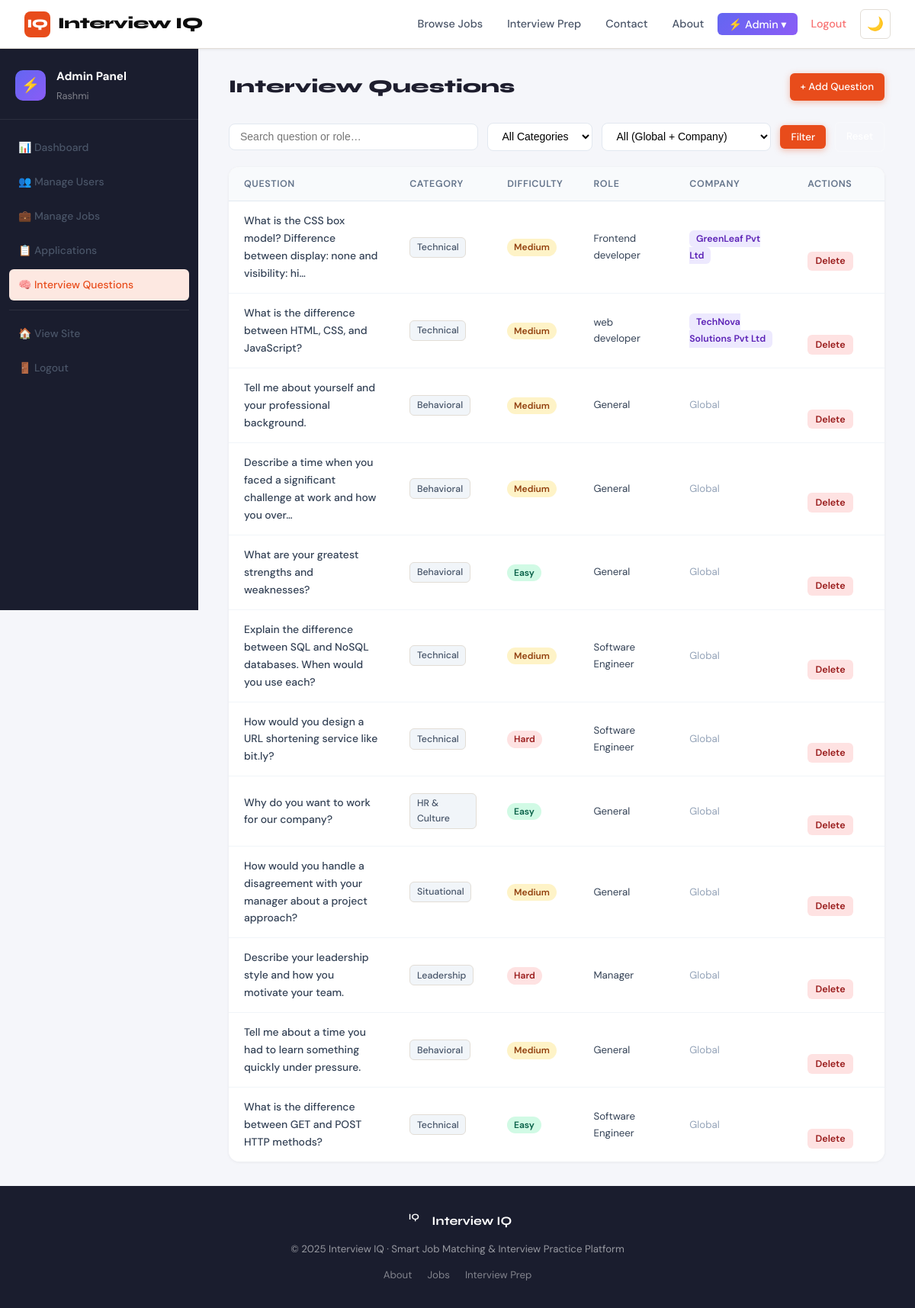
The page /admin-panel/questions/ (signed in) on the database its author committed.
### accounts/models.py (models this page shows, shortened)
class User(AbstractUser):
    USER_TYPE_CHOICES = (('jobseeker', 'Job Seeker'), ('company', 'Company'), ('admin', 'Admin'))
    user_type = models.CharField(max_length=20, choices=USER_TYPE_CHOICES, default='jobseeker')
    email = models.EmailField(unique=True)
    def is_admin_user(self):
        return self.user_type == 'admin' or self.is_superuser

class CompanyProfile(models.Model):
    user = models.OneToOneField(User, on_delete=models.CASCADE, related_name='company_profile')
    company_name = models.CharField(max_length=200)
    industry = models.CharField(max_length=100)
    company_size = models.CharField(max_length=50, blank=True)
    website = models.URLField(blank=True)
    description = models.TextField(blank=True)
    location = models.CharField(max_length=100, blank=True)
    logo = models.ImageField(upload_to='logos/', blank=True, null=True)
    founded_year = models.PositiveIntegerField(null=True, blank=True)
    created_at = models.DateTimeField(auto_now_add=True)

### interviews/models.py (models this page shows, shortened)
class InterviewQuestion(models.Model):
    CATEGORY = (
        ('behavioral','Behavioral'),
        ('technical','Technical'),
        ('situational','Situational'),
        ('hr','HR & Culture'),
        ('leadership','Leadership'),
    )
    DIFFICULTY = (('easy','Easy'),('medium','Medium'),('hard','Hard'))
    category = models.CharField(max_length=20, choices=CATEGORY)
    difficulty = models.CharField(max_length=10, choices=DIFFICULTY, default='medium')
    role_tag = models.CharField(max_length=100, blank=True, help_text='e.g. Software Engineer, Marketing')
    question = models.TextField()
    sample_answer = models.TextField()
    tips = models.TextField(blank=True)
    company = models.ForeignKey(CompanyProfile, on_delete=models.SET_NULL, null=True, blank=True, related_name='interview_questions', help_text='Leave blank for global questions')
    created_at = models.DateTimeField(auto_now_add=True)
    class Meta:
        ordering = ['category', 'difficulty']

### admin_panel/views.py (the view)
    @login_required
    def wrapper(request, *args, **kwargs):
        if not request.user.is_admin_user():
            messages.error(request, "You do not have permission to access the admin panel.")
            return redirect('home')
        return view_func(request, *args, **kwargs)

### admin_panel/views.py (called while the page is built)
def admin_required(view_func):
    @login_required
    def wrapper(request, *args, **kwargs):
        if not request.user.is_admin_user():
            messages.error(request, "You do not have permission to access the admin panel.")
            return redirect('home')
        return view_func(request, *args, **kwargs)
    return wrapper

@admin_required
def admin_questions(request):
    q = request.GET.get('q', '')
    category = request.GET.get('category', '')
    company_id = request.GET.get('company', '')
    questions = InterviewQuestion.objects.select_related('company').order_by('-created_at')
    if q:
        questions = questions.filter(Q(question__icontains=q) | Q(role_tag__icontains=q))
    if category:
        questions = questions.filter(category=category)
    if company_id:
        questions = questions.filter(company_id=company_id)
    companies = CompanyProfile.objects.all()
    return render(request, 'admin_panel/manage_questions.html', {
        'questions': questions, 'q': q, 'category': category,
        'CATEGORIES': InterviewQuestion.CATEGORY,
        'companies': companies,
        'selected_company': company_id,
    })

### templates/admin_panel/manage_questions.html (shortened to what this page needs)
{% extends 'base.html' %}
{% block content %}
<div class="admin-layout">
  <aside class="admin-sidebar">
    <div class="sidebar-header">
      <div class="sidebar-logo">⚡</div>
      <div><div class="sidebar-title">Admin Panel</div><div class="sidebar-sub">{{ request.user.username }}</div></div>
    </div>
    <nav class="sidebar-nav">
      <a href="{% url 'admin_dashboard' %}" class="sidebar-link">📊 Dashboard</a>
      <a href="{% url 'admin_users' %}" class="sidebar-link">👥 Manage Users</a>
      <a href="{% url 'admin_jobs' %}" class="sidebar-link">💼 Manage Jobs</a>
      <a href="{% url 'admin_applications' %}" class="sidebar-link">📋 Applications</a>
      <a href="{% url 'admin_questions' %}" class="sidebar-link active">🧠 Interview Questions</a>
      <div class="sidebar-divider"></div>
      <a href="{% url 'home' %}" class="sidebar-link">🏠 View Site</a>
      <a href="{% url 'logout' %}" class="sidebar-link sidebar-logout">🚪 Logout</a>
    </nav>
  </aside>
  <main class="admin-main">
    <div class="admin-topbar">
      <h1 class="admin-page-title">Interview Questions</h1>
      <a href="{% url 'admin_add_question' %}" class="btn btn-primary btn-sm">+ Add Question</a>
    </div>
    <div class="admin-filters">
      <form method="get" class="filter-form">
        <input type="text" name="q" value="{{ q }}" placeholder="Search question or role…" class="filter-input">
        <select name="category" class="filter-select">
          <option value="">All Categories</option>
        </select>
        <select name="company" class="filter-select">
          <option value="">All (Global + Company)</option>
        </select>
        <button type="submit" class="btn btn-primary btn-sm">Filter</button>
        <a href="{% url 'admin_questions' %}" class="btn btn-outline btn-sm">Reset</a>
      </form>
    </div>
    <div class="admin-card">
      <div class="admin-table-wrap">
        <table class="admin-table">
          <thead>
            <tr><th>Question</th><th>Category</th><th>Difficulty</th><th>Role</th><th>Company</th><th>Actions</th></tr>
          </thead>
          <tbody>
            {% for q in questions %}
            <tr>
              <td>
                <div class="fw-500" style="max-width:300px;">{{ q.question|truncatechars:80 }}</div>
              </td>
              <td><span class="tag">{{ q.get_category_display }}</span></td>
              <td>
                <span class="diff-badge diff-{{ q.difficulty }}">{{ q.get_difficulty_display }}</span>
              </td>
              <td class="text-sm text-muted">{{ q.role_tag|default:"—" }}</td>
              <td class="text-sm">
                {% if q.company %}
                  <span class="company-tag">{{ q.company.company_name }}</span>
                {% else %}
                  <span class="text-muted">Global</span>
                {% endif %}
              </td>
              <td>
                <div class="action-btns">
                  <a href="{% url 'admin_edit_question' q.pk %}" class="btn btn-xs btn-outline">Edit</a>
                  <form method="post" action="{% url 'admin_delete_question' q.pk %}" style="display:inline;" onsubmit="return confirm('Delete this question?')">
                    <button type="submit" class="btn btn-xs btn-danger">Delete</button>
                  </form>
                </div>
              </td>
            </tr>
            {% empty %}
            <tr><td colspan="6" class="text-center text-muted py-4">No questions found.</td></tr>
            {% endfor %}
          </tbody>
        </table>
      </div>
    </div>
  </main>
</div>
{% endblock %}

### static/css/home-enhancements.css (style rules this page uses)
:root { --dark-bg: #0a0a0a; --dark-paper: #1a1a1a; --dark-surface: #252525; --dark-border: #404040; --dark-muted: #a0a0a0; }

### rows shown on the page
User: user.username "Rashmi"
InterviewQuestion: question "What is the CSS box model? Difference between display: none and visibility: hi…", category "Technical", difficulty "Medium", role_tag "Frontend developer", company.company_name "GreenLeaf Pvt Ltd"
InterviewQuestion: question "What is the difference between HTML, CSS, and JavaScript?", category "Technical", difficulty "Medium", role_tag "web developer", company.company_name "TechNova Solutions Pvt Ltd"
InterviewQuestion: question "Tell me about yourself and your professional background.", category "Behavioral", difficulty "Medium", role_tag "General", shows "Global"
InterviewQuestion: question "Describe a time when you faced a significant challenge at work and how you over…", category "Behavioral", difficulty "Medium", role_tag "General", shows "Global"
InterviewQuestion: question "What are your greatest strengths and weaknesses?", category "Behavioral", difficulty "Easy", role_tag "General", shows "Global"
InterviewQuestion: question "Explain the difference between SQL and NoSQL databases. When would you use each?", category "Technical", difficulty "Medium", role_tag "Software Engineer", shows "Global"
InterviewQuestion: question "How would you design a URL shortening service like bit.ly?", category "Technical", difficulty "Hard", role_tag "Software Engineer", shows "Global"
InterviewQuestion: question "Why do you want to work for our company?", category "HR & Culture", difficulty "Easy", role_tag "General", shows "Global"
InterviewQuestion: question "How would you handle a disagreement with your manager about a project approach?", category "Situational", difficulty "Medium", role_tag "General", shows "Global"
InterviewQuestion: question "Describe your leadership style and how you motivate your team.", category "Leadership", difficulty "Hard", role_tag "Manager", shows "Global"
InterviewQuestion: question "Tell me about a time you had to learn something quickly under pressure.", category "Behavioral", difficulty "Medium", role_tag "General", shows "Global"
InterviewQuestion: question "What is the difference between GET and POST HTTP methods?", category "Technical", difficulty "Easy", role_tag "Software Engineer", shows "Global"
